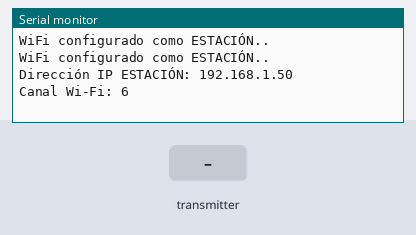
Simulated run of this sketch. Board: ESP32. Shown: the last lines printed to the serial monitor. The inputs (shaded band) are chosen by the test bench. WiFi joins after 1.5 s; servers stay silent unless stated; storage starts empty.

Above: at 3.2 s.
3.3 s: the transmitter starts sending id = 0
At 3.63 s:
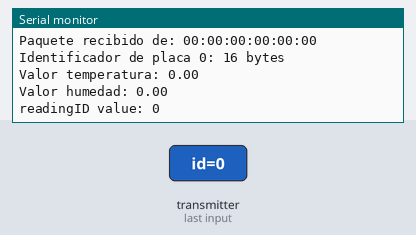
4.8 s: the transmitter starts sending temp = 25
6.3 s: the transmitter starts sending hum = 25
7.8 s: the transmitter starts sending readingId = 1
At 8.13 s:
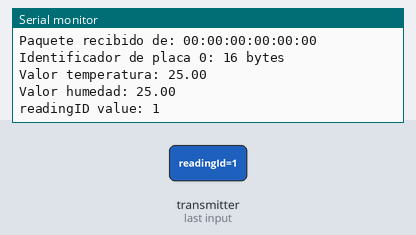
9.3 s: the transmitter starts sending id = 1
10.8 s: the transmitter starts sending temp = 50
Timing chart, 0 to 13.3 s (numbered marks = the images above; inputs shaded):
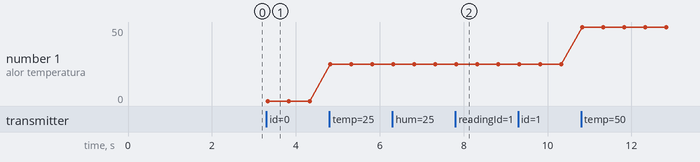

The sketch:

ESPNowReceptor.ino
```cpp
#include <esp_now.h>
#include <WiFi.h>
#include "ESPAsyncWebServer.h"
#include <WebSocketsServer.h>
#include <Arduino_JSON.h>
#include "SPIFFS.h"
#include <Ticker.h>

// Introduce tu conexión WiFi
const char* ssid = "studiomiranda";
const char* password = "88888888";

// Estructura del mensaje
typedef struct struct_message {
  int id;
  float temp;
  float hum;
  unsigned int readingId;
} struct_message;

struct_message incomingReadings;

JSONVar board;

AsyncWebServer server(80);
WebSocketsServer websockets(81);

// Función que recibe el paquete/mensaje/datos
void OnDataRecv(const uint8_t * mac_addr, const uint8_t *incomingData, int len) {
  // Dirección MAC del emisor
  char macStr[18];
  Serial.print("Paquete recibido de: ");
  snprintf(macStr, sizeof(macStr), "%02x:%02x:%02x:%02x:%02x:%02x",
           mac_addr[0], mac_addr[1], mac_addr[2], mac_addr[3], mac_addr[4], mac_addr[5]);
  Serial.println(macStr);
  memcpy(&incomingReadings, incomingData, sizeof(incomingReadings));

  board["id"] = incomingReadings.id;
  board["temperature"] = incomingReadings.temp;
  board["humidity"] = incomingReadings.hum;
  board["readingId"] = String(incomingReadings.readingId);
  String jsonString = JSON.stringify(board);
  websockets.broadcastTXT(jsonString.c_str());

  Serial.printf("Identificador de placa %u: %u bytes\n", incomingReadings.id, len);
  Serial.printf("Valor temperatura: %4.2f \n", incomingReadings.temp);
  Serial.printf("Valor humedad: %4.2f \n", incomingReadings.hum);
  Serial.printf("readingID value: %d \n", incomingReadings.readingId);
  Serial.println();
}

void setup() {
  // Initialize Serial Monitor
  Serial.begin(115200);

  // Configuramos la conexión WiFi como A.P. y ESTACIÓN
  WiFi.mode(WIFI_AP_STA);

  // Configuración ESTACIÓN
  WiFi.begin(ssid, password);
  while (WiFi.status() != WL_CONNECTED) {
    delay(1000);
    Serial.println("WiFi configurado como ESTACIÓN..");
  }
  Serial.print("Dirección IP ESTACIÓN: ");
  Serial.println(WiFi.localIP());
  Serial.print("Canal Wi-Fi: ");
  Serial.println(WiFi.channel());

  if(!SPIFFS.begin(true)){
    Serial.println("A ocurrido un error al montar SPIFFS");
    return;
  }

  // Conexión ESP-NOW
  if (esp_now_init() != ESP_OK) {
    Serial.println("A ocurrido un error al iniciar ESP-NOW");
    return;
  }

  // Registra los paquetes recibidos
  esp_now_register_recv_cb(OnDataRecv);

  // Envía el archivo index.html a la petición de la IP
  server.on("/", HTTP_GET, [](AsyncWebServerRequest * request){
  request->send(SPIFFS, "/index.html", "text/html");
  });

  server.on("/winter", HTTP_GET, [](AsyncWebServerRequest *request){
  request->send(SPIFFS, "/winter.jpg", "image/jpg");
  });

  server.begin();
  websockets.begin();
}

// Enviamos un ping cada 5 segundos Servidor/Cliente
void loop() {
  websockets.loop();
}
```

Measured:
- after the input at 3.3 s, the serial monitor: prints a new line at once (image 1)
- after the input at 7.8 s, the serial monitor: prints a new line at once (image 2)
- plotted number 1: 0 → 25 after the input at 4.8 s, 25 → 50 after the input at 10.8 s
